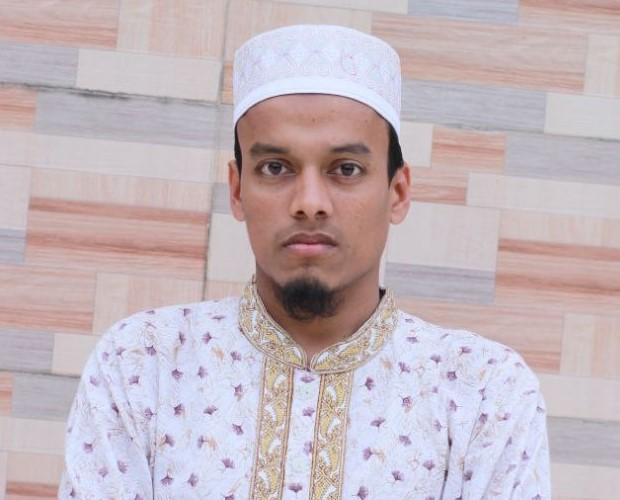
#> input picture fb profile small.jpg, 620 x 500 px, found by its file name
$ python 'HSV to RGB.py'
#> lines starting #> are read from the running program, lines starting #| are printed output that depends on the picture; long printed decimals are rounded
# ============================================================
# RGB ↔ HSV COLOR SPACE CONVERSION
# DIGITAL IMAGE PROCESSING LAB
# ============================================================

# ------------------------------------------------------------
# Import Required Libraries
# ------------------------------------------------------------

import cv2                     # OpenCV → image loading & processing
import numpy as np             # NumPy → array and numerical operations
import matplotlib.pyplot as plt  # Matplotlib → image visualization


# ------------------------------------------------------------
# Program Start Indicator
# ------------------------------------------------------------
print("Program started...")   # Helps confirm program execution


# ============================================================
# STEP 1: LOAD COLOR IMAGE
# ============================================================

# OpenCV reads image in BGR format by default
img = cv2.imread(
    r"E:\Hons 3rd Year 2nd semester books\Digital Image Processing\DIP Lab\fb profile small.jpg"
)
#> img is the input picture: shape (500, 620, 3); mean B, G, R 188.3, 182.3, 196.1

# ------------------------------------------------------------
# Convert BGR → RGB
# ------------------------------------------------------------
# Because matplotlib displays images in RGB format
img = cv2.cvtColor(img, cv2.COLOR_BGR2RGB)


# ------------------------------------------------------------
# Normalize Pixel Values
# ------------------------------------------------------------
# Convert pixel range from [0,255] → [0,1]
# Required for HSV mathematical computation

img = img.astype(np.float32) / 255.0


# ------------------------------------------------------------
# Get Image Dimensions
# ------------------------------------------------------------
# h = height, w = width, 3 = RGB channels
h, w, _ = img.shape
#> h = 500; w = 620


# ============================================================
# STEP 2: INITIALIZE HSV IMAGE
# ============================================================

# Create empty array same size as image to store HSV values
HSV = np.zeros_like(img)


# ============================================================
# STEP 3: RGB → HSV CONVERSION (PIXEL BY PIXEL)
# ============================================================
# HSV = Hue, Saturation, Value
#
# Hue → color type (0–360°)
# Saturation → color purity
# Value → brightness
# ============================================================

for i in range(h):          # Loop over rows
    for j in range(w):      # Loop over columns

        # Extract RGB values of current pixel
        r, g, b = img[i, j]

        # ----------------------------------------------------
        # Find maximum and minimum values among R,G,B
        # ----------------------------------------------------
        cmax = max(r, g, b)
        cmin = min(r, g, b)
        delta = cmax - cmin   # difference


        # ====================================================
        # HUE CALCULATION
        # ====================================================
        # Hue depends on which color channel is maximum

        if delta == 0:
            H = 0

        elif cmax == r:
            H = 60 * (((g - b) / delta) % 6)

        elif cmax == g:
            H = 60 * (((b - r) / delta) + 2)

        else:  # cmax == b
            H = 60 * (((r - g) / delta) + 4)


        # ====================================================
        # SATURATION CALCULATION
        # ====================================================
        # Saturation measures color intensity

        if cmax == 0:
            S = 0
        else:
            S = delta / cmax


        # ====================================================
        # VALUE CALCULATION
        # ====================================================
        # Value represents brightness
        V = cmax


        # ----------------------------------------------------
        # Store HSV values
        # ----------------------------------------------------
        # Hue normalized to [0,1] by dividing by 360
        HSV[i, j] = [H / 360, S, V]
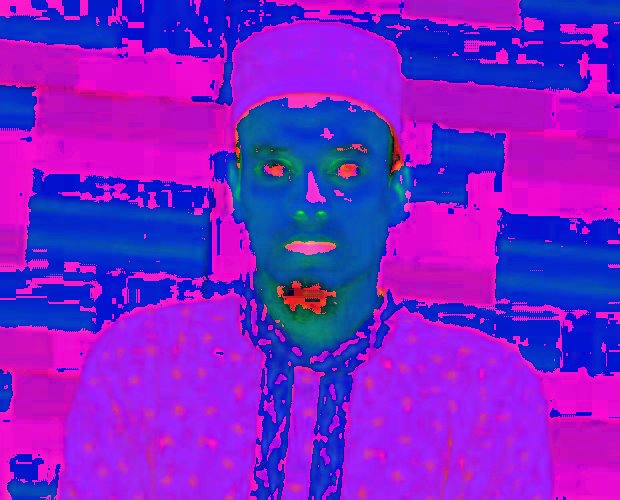
#> HSV: shape (500, 620, 3) float32; mean R, G, B 0.483, 0.124, 0.796


# ============================================================
# STEP 4: SEPARATE HSV CHANNELS
# ============================================================

H = HSV[:, :, 0]   # Hue channel
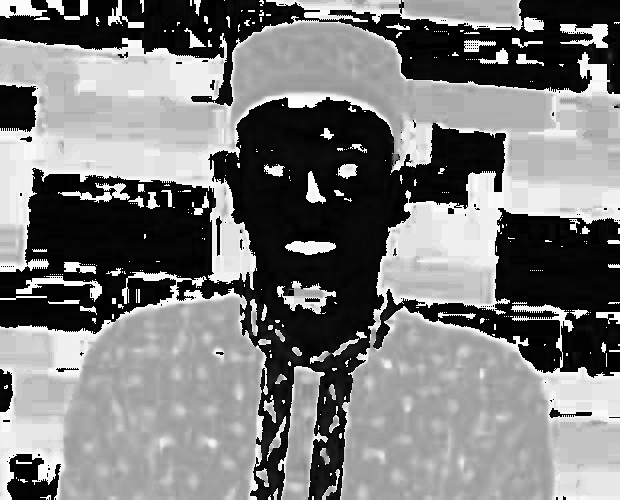
#> H: shape (500, 620) float32; min 0, max 0.998, mean 0.483
S = HSV[:, :, 1]   # Saturation channel
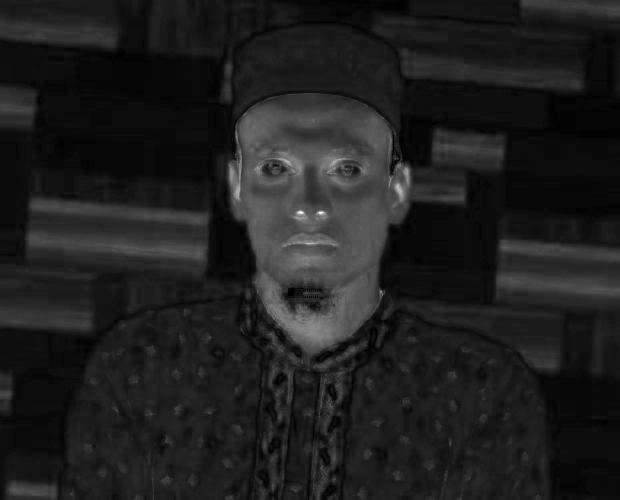
#> S: shape (500, 620) float32; min 0, max 1, mean 0.124
V = HSV[:, :, 2]   # Value channel
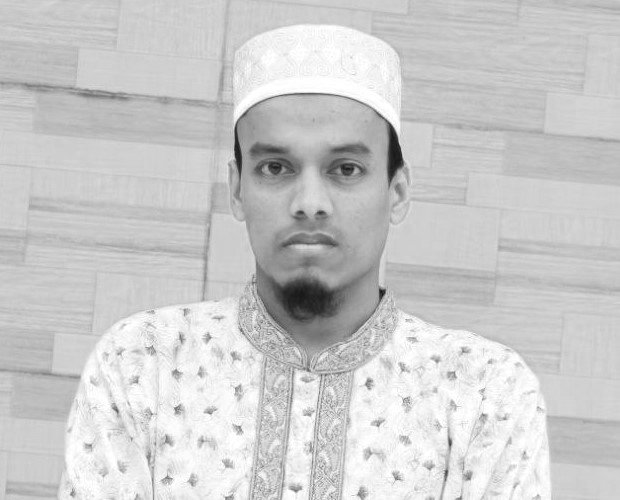
#> V: shape (500, 620) float32; min 0.0863, max 1, mean 0.797


# ============================================================
# STEP 5: SCALE HSV FOR DISPLAY
# ============================================================
# Convert values to 0–255 range for visualization

H_disp = (H / H.max()) * 255 if H.max() != 0 else H
S_disp = S * 255
V_disp = V * 255


# ============================================================
# STEP 6: DISPLAY HSV COMPONENTS
# ============================================================

plt.figure(figsize=(12, 4))

# Original RGB image
plt.subplot(1, 4, 1)
plt.imshow(img)
plt.title("Original RGB")
plt.axis('off')

# Hue channel
plt.subplot(1, 4, 2)
plt.imshow(H_disp, cmap='gray')
plt.title("Hue")
plt.axis('off')

# Saturation channel
plt.subplot(1, 4, 3)
plt.imshow(S_disp, cmap='gray')
plt.title("Saturation")
plt.axis('off')

# Value channel
plt.subplot(1, 4, 4)
plt.imshow(V_disp, cmap='gray')
plt.title("Value")
plt.axis('off')

plt.tight_layout()
plt.show()


# ============================================================
# STEP 7: HSV → RGB RECONSTRUCTION
# ============================================================
# Convert HSV back to RGB to verify conversion accuracy
# ============================================================

rgb_rec = np.zeros_like(img)   # empty image for reconstructed RGB

for i in range(h):
    for j in range(w):

        # Convert normalized hue back to degrees
        H_ = H[i, j] * 360
        S_ = S[i, j]
        V_ = V[i, j]

        # ----------------------------------------------------
        # Compute Chroma
        # ----------------------------------------------------
        C = V_ * S_

        # Intermediate value
        X = C * (1 - abs((H_ / 60) % 2 - 1))

        # Adjustment factor
        m = V_ - C


        # ----------------------------------------------------
        # Determine RGB sector based on Hue angle
        # ----------------------------------------------------
        if 0 <= H_ < 60:
            r1, g1, b1 = C, X, 0

        elif 60 <= H_ < 120:
            r1, g1, b1 = X, C, 0

        elif 120 <= H_ < 180:
            r1, g1, b1 = 0, C, X

        elif 180 <= H_ < 240:
            r1, g1, b1 = 0, X, C

        elif 240 <= H_ < 300:
            r1, g1, b1 = X, 0, C

        else:
            r1, g1, b1 = C, 0, X


        # Add m to match original brightness
        rgb_rec[i, j] = [r1 + m, g1 + m, b1 + m]


# ============================================================
# STEP 8: DISPLAY RECONSTRUCTED IMAGE
# ============================================================

plt.figure(figsize=(10, 4))

plt.subplot(1, 2, 1)
plt.imshow(img)
plt.title("Original RGB")
plt.axis('off')

plt.subplot(1, 2, 2)
plt.imshow(np.clip(rgb_rec, 0, 1))
# np.clip ensures pixel values remain between 0 and 1
plt.title("Reconstructed RGB")
plt.axis('off')

plt.tight_layout()
plt.show()


# ============================================================
# STEP 9: ERROR & STATISTICS
# ============================================================

# Mean Absolute Error → difference between original and reconstructed image
error = np.mean(np.abs(img - rgb_rec))
#> error = 1.8e-10

print("Image Shape:", img.shape)
#| Image Shape: (500, 620, 3)
print("Image Size:", img.size)
#| Image Size: 930000
print("Hue Range:", H.min(), H.max())
#| Hue Range: 0.0 0.9977
print("Saturation Range:", S.min(), S.max())
#| Saturation Range: 0.0 1.0
print("Value Range:", V.min(), V.max())
#| Value Range: 0.08627 1.0
print("Mean Reconstruction Error:", error)
#| Mean Reconstruction Error: 1.797102e-10
